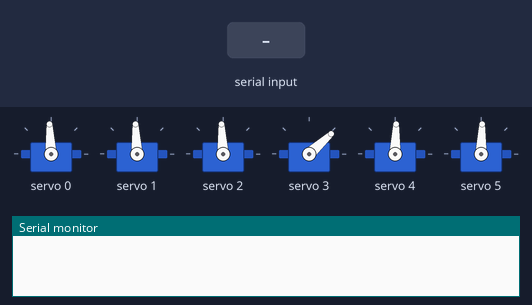
Bench run of a sketch on a simulated Arduino Uno, built with avr-gcc and run on an emulated ATmega328P. Parts: 6 × servo, the last lines printed to the serial monitor. The inputs (shaded band) are chosen by the test bench. EEPROM starts erased.

Above: at 0.1 s.
At 1.4 s:
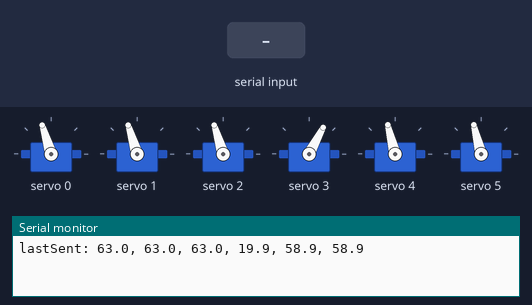
At 3.6 s:
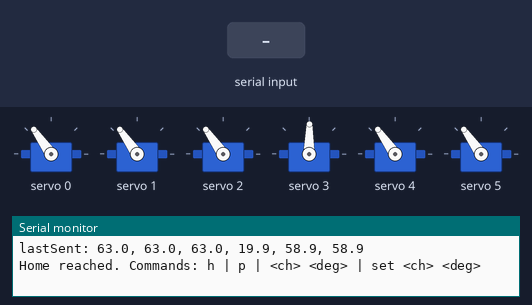
3.7 s: "m 90\n" received over Serial
Timing chart, 0 to 6.7 s (numbered marks = the images above; inputs shaded):
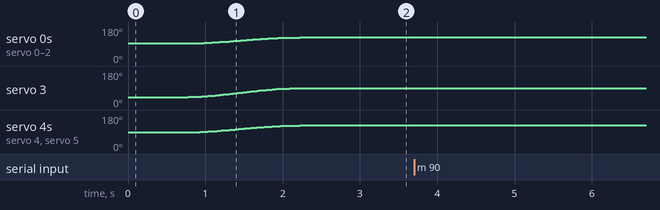

The sketch:

ArmHome.ino
```cpp
/*
  ArmHome - 6-DOF arm (3x MG995 + 3x SG90) on a PCA9685, no encoders.

  PCA9685 channel map
    0  MG995  waist     (Rotating_Waste yaw, vertical axis)
    1  MG995  shoulder  (Arm_1 pitch)
    2  MG995  elbow     (Arm_2 pitch)
    3  SG90   wrist roll
    4  SG90   wrist pitch
    5  SG90   gripper

  No feedback exists, so "where the arm is" == "the last angle we sent".
  lastSent[] is that belief. It is mirrored to EEPROM after every move so a
  reset/power cycle starts from the real pose instead of snapping to a guess.

  Angle meaning at HOME = {90, 90, 90, 60, 90, 90} (confirmed on the real arm: it stands straight up):
    waist    90    = straight ahead
    shoulder 90    = upper arm vertical
    elbow    90    = forearm in line with the upper arm (straight)
    wrist    90    = gripper in line with the forearm, pointing straight up (channel 4)
    roll     60    = channel 3, does not move the tip
  One servo degree now turns a joint about 1.1 physical degrees (see GAIN in sim/kinematics.py).
  Which way each servo turns is not confirmed; see RUNBOOK.md and sim/kinematics.py (SIGN).

  Serial (115200, newline):
    h              go home
    p              print lastSent[]
    <ch> <deg>     move one joint, e.g. "2 120"
    m a0 a1 a2 a3 a4 a5   move all six together (used by sim/arm_control.py), e.g. "m 90 60 120 45 90 90"
    set <ch> <deg> declare the arm is physically AT <deg> (re-sync belief, no motion)
*/
#include <Wire.h>
#include <EEPROM.h>
#include <Adafruit_PWMServoDriver.h>

const uint8_t N = 6;
Adafruit_PWMServoDriver pwm(0x40);

// ---------- tune these ----------
// Angles are in the 150..600-tick units below. They were converted from the earlier 500..2500 us numbers by
// matching pulse width, so the arm still sits in the photo pose (upper arm and forearm vertical, gripper level).
const float HOME[N]    = {  90.0,  90.0,  90.0,  60.0, 90.0,  90.0 };
// Pose assumed on the very first boot (empty EEPROM). Set to how you hand-park the arm.
const float PARK[N]    = {  63.0,  63.0,  63.0,  19.9,  58.9,  58.9 };
// Soft limits keep every pulse inside the old range (<= 2500 us) so no servo is driven past its end stop.
const float ANG_MIN[N] = {   0,   0,   0,   0,   0,   0 };
const float ANG_MAX[N] = { 180.0, 180.0, 180.0, 180.0, 180, 180.0 };
const float TRIM[N]    = {   0,   0,   0,   0,   0,   0 };   // per-servo offset, deg
// Angle -> PCA9685 ticks, identical to the reference sketch: map(angle, 0, 180, 150, 600) at 50 Hz, 25 MHz clock
// (1 tick = 4.88 us, so 0 deg = ~732 us, 90 deg = 375 ticks = ~1830 us, 180 deg = ~2928 us).
const int   TICK_MIN[N] = { 150, 150, 150, 150, 150, 150 };  // ticks at 0 deg
const int   TICK_MAX[N] = { 600, 600, 600, 600, 600, 600 };  // ticks at 180 deg
const float MAX_DPS[N] = {  36.4, 27.3, 27.3, 51.9, 51.9, 51.9 };   // slew limit, deg/s
const uint16_t HOME_MIN_MS = 1500;                            // never faster than this
// ---------------------------------

const uint16_t MAGIC = 0xA5C3;          // EEPROM: [magic][N * int16 angle*10]
float lastSent[N];                      // the arm's believed position

float clampAng(uint8_t i, float a) { return constrain(a, ANG_MIN[i], ANG_MAX[i]); }

void writeServo(uint8_t i, float a) {
  a = clampAng(i, a);
  lastSent[i] = a;                                         // << the "encoder"
  float t = TICK_MIN[i] + (TICK_MAX[i] - TICK_MIN[i]) * (a + TRIM[i]) / 180.0f;
  pwm.setPWM(i, 0, (uint16_t)(t + 0.5f));
}

void saveState() {
  int addr = 0;
  EEPROM.put(addr, MAGIC); addr += sizeof(MAGIC);
  for (uint8_t i = 0; i < N; i++) {
    int16_t v = (int16_t)(lastSent[i] * 10.0f + 0.5f);
    int16_t old; EEPROM.get(addr, old);
    if (old != v) EEPROM.put(addr, v);                     // only write on change (wear)
    addr += sizeof(v);
  }
}

bool loadState() {
  uint16_t m; int addr = 0;
  EEPROM.get(addr, m); addr += sizeof(m);
  if (m != MAGIC) return false;
  for (uint8_t i = 0; i < N; i++) {
    int16_t v; EEPROM.get(addr, v); addr += sizeof(v);
    lastSent[i] = clampAng(i, v / 10.0f);
  }
  return true;
}

// Move every joint together; all finish at the same time (min-jerk easing),
// duration set by the slowest joint. Blocking.
void moveTo(const float tgt[N], uint16_t minMs = 0) {
  float from[N], dur = minMs / 1000.0f;
  for (uint8_t i = 0; i < N; i++) {
    from[i] = lastSent[i];
    float t = clampAng(i, tgt[i]);
    // peak speed of min-jerk is 1.875x the mean, so scale by that
    dur = max(dur, fabs(t - from[i]) * 1.875f / MAX_DPS[i]);
  }
  uint32_t t0 = millis(), T = (uint32_t)(dur * 1000.0f);
  while (true) {
    uint32_t e = millis() - t0;
    float s = (e >= T) ? 1.0f : (float)e / T;
    float k = s * s * s * (10 + s * (-15 + 6 * s));        // smootherstep
    for (uint8_t i = 0; i < N; i++)
      writeServo(i, from[i] + (clampAng(i, tgt[i]) - from[i]) * k);
    if (s >= 1.0f) break;
    delay(20);                                             // 50 Hz servo frame
  }
  saveState();
}

void goHome() { moveTo(HOME, HOME_MIN_MS); }

void printState() {
  Serial.print(F("lastSent: "));
  for (uint8_t i = 0; i < N; i++) { Serial.print(lastSent[i], 1); Serial.print(i < N - 1 ? ", " : "\n"); }
}

void setup() {
  Serial.begin(115200);
  Wire.begin();
  pwm.begin();
  // No setOscillatorFrequency(): default 25 MHz, same as the reference sketch, so a given tick count means the same pulse.
  pwm.setPWMFreq(50);
  delay(10);

  if (!loadState()) for (uint8_t i = 0; i < N; i++) lastSent[i] = PARK[i];

  // Re-assert the believed pose first so servos hold where they physically are
  // (the PCA9685 powers up with no pulses), then glide home.
  for (uint8_t i = 0; i < N; i++) writeServo(i, lastSent[i]);
  delay(500);
  printState();
  goHome();
  Serial.println(F("Home reached. Commands: h | p | <ch> <deg> | set <ch> <deg>"));
}

void loop() {
  if (!Serial.available()) return;
  String l = Serial.readStringUntil('\n'); l.trim();
  int ch, a;
  if (l == "h") { goHome(); printState(); }
  else if (l == "p") printState();
  else if (l.startsWith("set ")) {
    if (sscanf(l.c_str() + 4, "%d %d", &ch, &a) == 2 && ch >= 0 && ch < N) {
      lastSent[ch] = clampAng(ch, a); saveState(); printState();  // belief only, no pulse change
    }
  } else if (l.startsWith("m ")) {                            // m s0 s1 s2 s3 s4 s5 : all joints, together
    float t[N]; char buf[80]; uint8_t n = 0;
    l.substring(2).toCharArray(buf, sizeof(buf));
    for (char *tok = strtok(buf, " "); tok && n < N; tok = strtok(NULL, " ")) t[n++] = atof(tok);  // sscanf has no %f on AVR
    if (n == N) { moveTo(t); printState(); }
    else Serial.println(F("err: m needs 6 angles"));
  } else if (sscanf(l.c_str(), "%d %d", &ch, &a) == 2 && ch >= 0 && ch < N) {
    float t[N]; for (uint8_t i = 0; i < N; i++) t[i] = lastSent[i];
    t[ch] = a; moveTo(t); printState();
  }
}
```
